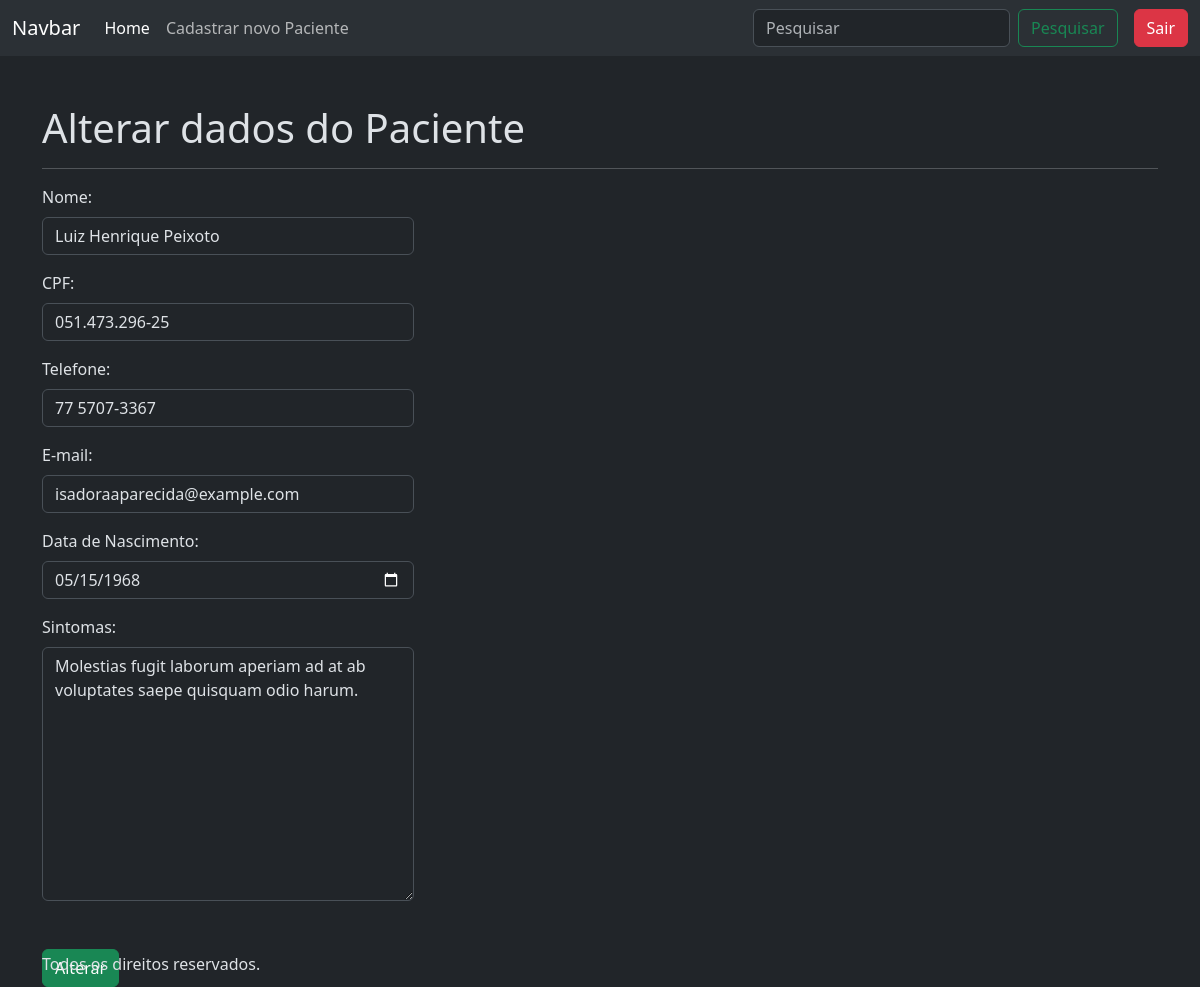
Screenshot of /alterarPaciente/194 (signed in) with the database file from the repository.
### apps/crud/models.py (models this page shows, shortened)
class Paciente(models.Model):
    codigo_paciente = models.AutoField(primary_key=True)
    nome = models.CharField(null=False, blank=False)
    cpf = models.CharField(max_length=14, unique=True, blank=False)
    email = models.EmailField(unique=True, null=False, blank=False)
    telefone = models.CharField(max_length=15, null=False, blank=False)
    data_nascimento = models.DateField(null=False, blank=False)
    sintomas = models.TextField(null=True, blank=True)

### apps/crud/views.py (the view)
# urls.py: path('alterarPaciente/<int:codigo_paciente>', views.alterar_paciente, name='alterar_paciente'),
@login_required
def alterar_paciente(request, codigo_paciente):
    paciente = Paciente.objects.get(codigo_paciente=codigo_paciente)
    if request.method == 'POST':
        form = PacienteForm(request.POST, instance=paciente)
        if form.is_valid():
            form.save()
            return redirect('index')
    else:
        form = PacienteForm(instance=paciente)
    return render(request, 'alterar_dados.html',{
        'form':form,
        'paciente':paciente,
    })

### apps/crud/templates/alterar_dados.html (shortened to what this page needs)
{% extends 'base-crud.html' %}
{% load static%}
{% block content %}
<h1 class="mt-5">
    Alterar dados do Paciente
</h1>
<hr>
<form action="{% url 'alterar_paciente' paciente.codigo_paciente %}" method="POST">
    {% include 'includes/form.html' %}
    <div class="d-flex justify-content-start mt-5 mb-5">
        <button type="submit" class="btn btn-success">
            Alterar
        </button>
    </div>
</form>
{% endblock %}

### apps/crud/templates/includes/form.html (shortened to what this page needs)
<div class="col-12 col-md-6 col-lg-4 mb-3">
    <label for="{{ form.nome.id_for_label }}" class="form-label">Nome:</label>
    {{ form.nome }}
</div>
<div class="col-12 col-md-6 col-lg-4 mb-3">
    <label for="{{ form.cpf.id_for_label }}" class="form-label">CPF:</label>
    {{ form.cpf }}
</div>
<div class="col-12 col-md-6 col-lg-4 mb-3">
    <label for="{{ form.telefone.id_for_label }}" class="form-label">Telefone:</label>
    {{ form.telefone }}
</div>
<div class="col-12 col-md-6 col-lg-4 mb-3">
    <label for="{{ form.email.id_for_label }}" class="form-label">E-mail:</label>
    {{ form.email }}
</div>
<div class="col-12 col-md-6 col-lg-4 mb-3">
    <label for="{{ form.data_nascimento.id_for_label }}" class="form-label">Data de Nascimento:</label>
    {{ form.data_nascimento }}
</div>
<div class="col-12 col-md-6 col-lg-4 mb-3">
    <label for="{{ form.sintomas.id_for_label }}" class="form-label">Sintomas:</label>
    {{ form.sintomas }}
</div>

### rows the page displays
Paciente: nome "Luiz Henrique Peixoto", cpf "051.473.296-25", telefone "77 5707-3367", email "isadoraaparecida@example.com", data_nascimento "05/15/1968", sintomas "Molestias fugit laborum aperiam ad at ab voluptates saepe quisquam odio harum."
